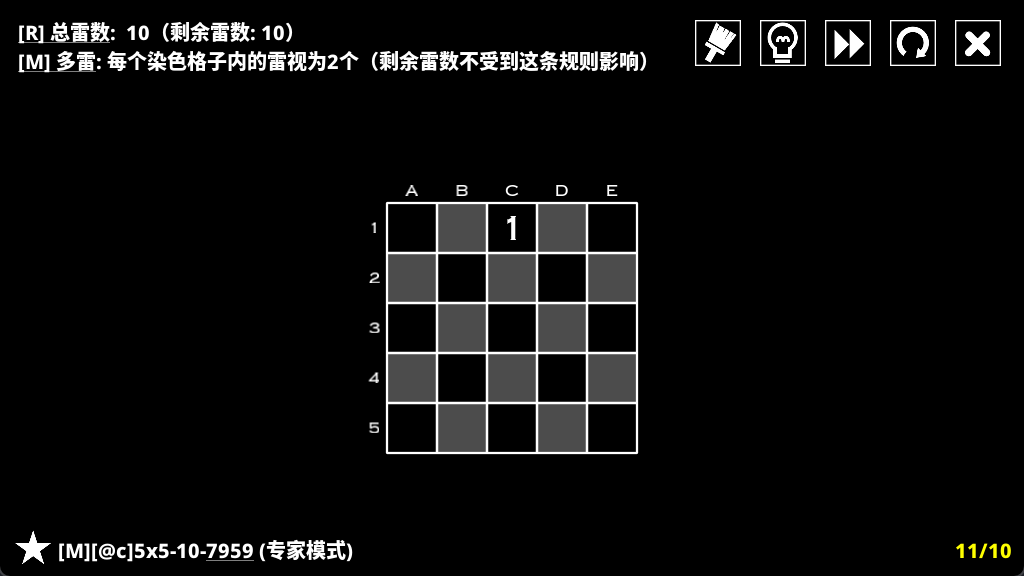
#> input picture img/5x5.png, 1024 x 576 px
$ python -i utils.py   (imports and definitions only)
#> lines starting #> are read from the running program, lines starting #| are printed output that depends on the picture; after the words box and inside, x2 and y2 are one past the last pixel; in counts of white or black regions, pixels touching at a corner belong together
#> further down, picture is the input picture: shape (576, 1024, 3); mean B, G, R 13.1, 13.3, 13.3
from collections import defaultdict
import cv2
import logging
from PyQt5.QtWidgets import (
    QApplication,
    QMainWindow,
    QWidget,
    QFileDialog,
    QListWidget,
    QHBoxLayout,
    QSizePolicy,
    QSplitter,
    QAction,
    QLabel,
    QMenuBar,
    QSplitterHandle,
)

# 配置日志记录器
# [5 lines not run here, left out]


class MySplitterHandle(QSplitterHandle):
    def __init__(self, orientation, splitter):
        super(MySplitterHandle, self).__init__(orientation, splitter)

    def mouseMoveEvent(self, event):
        pass

    def mousePressEvent(self, event):
        pass


class MySplitter(QSplitter):
    def __init__(self, orientation):
        super(MySplitter, self).__init__(orientation)

    def createHandle(self):
        return MySplitterHandle(self.orientation(), self)


def logprint(message, level="info"):
    """
    打印日志信息
    :param message: 日志信息内容
    :param level: 日志级别 ("debug", "info", "warning", "error", "critical")
    """
    if level.lower() == "debug":
        logging.debug(message)
    elif level.lower() == "info":
        logging.info(message)
    elif level.lower() == "warning":
        logging.warning(message)
    elif level.lower() == "error":
        logging.error(message)
    elif level.lower() == "critical":
        logging.critical(message)
    else:
        logging.info(message)


def argmax(dic):
    return max(dic, key=dic.get)


def find_grids(binary_image):
    # 查找轮廓
    contours, _ = cv2.findContours(binary_image, cv2.RETR_TREE, cv2.CHAIN_APPROX_SIMPLE)

    # 初始化存储两个最大正方形的面积和轮廓
    max_areas = [0, 0]
    largest_square_contours = [None, None]

    for contour in contours:
        # 计算轮廓的周长
        perimeter = cv2.arcLength(contour, True)
        # 将轮廓近似为多边形
        approx_polygon = cv2.approxPolyDP(contour, 0.04 * perimeter, True)

        # 检查多边形是否有4个顶点（是否为正方形或矩形）
        if len(approx_polygon) == 4:
            # 获取边界矩形的位置和大小
            x, y, w, h = cv2.boundingRect(contour)
            # 排除位于图像边缘的轮廓
            if (
                x < 10
                or y < 10
                or x + w > binary_image.shape[1] - 10
                or y + h > binary_image.shape[0] - 10
            ):
                continue

            area = w * h
            # 更新最大正方形
            if area > max_areas[0]:
                max_areas[1] = max_areas[0]
                largest_square_contours[1] = largest_square_contours[0]
                max_areas[0] = area
                largest_square_contours[0] = approx_polygon
            elif area > max_areas[1]:
                max_areas[1] = area
                largest_square_contours[1] = approx_polygon

    # 如果只找到一个正方形，或者两者大小差别太大，则删除第二个空元素
    if largest_square_contours[1] is None or max_areas[1] < 0.1 * max_areas[0]:
        largest_square_contours.pop()

    # 计算每个正方形的边界框
    large_square_positions = [
        cv2.boundingRect(contour) for contour in largest_square_contours
    ]

    # 确保左侧的网格为1号网格，根据x坐标进行排序
    large_square_positions.sort(key=lambda pos: pos[0])

    # 如果两个正方形的区域有重叠，则删除第二个正方形
    if len(large_square_positions) > 1:
        x1, y1, w1, h1 = large_square_positions[0]
        x2, y2, w2, h2 = large_square_positions[1]
        if x2 < x1 + w1:
            largest_square_contours.pop()
            large_square_positions.pop()

    # [8 lines of commented-out code are left out]
    return large_square_positions


def estimate_n(large_square_position, contours, image_shape):
    # 解压大正方形的位置和大小
    x, y, w, h = large_square_position
    # 调整大正方形的位置和大小以避开边缘
    large_square_position = (x + 1, y + 1, w - 2, h - 2)

    # 收集所有内部正方形区域的面积
    square_areas = []
    for contour in contours:
        # 计算轮廓的周长
        perimeter = cv2.arcLength(contour, True)
        # 将轮廓近似为多边形
        approx_polygon = cv2.approxPolyDP(contour, 0.04 * perimeter, True)

        # 检查多边形是否有4个顶点（是否为正方形或矩形）
        if len(approx_polygon) == 4:
            # 获取边界矩形的位置和大小
            x, y, w, h = cv2.boundingRect(contour)

            # 检查这个矩形是否在大正方形内部
            if (
                large_square_position[0] < x
                and large_square_position[1] < y
                and large_square_position[0] + large_square_position[2] > x + w
                and large_square_position[1] + large_square_position[3] > y + h
            ):
                area = w * h
                # 过滤掉面积小于100的区域
                if area < 100:
                    continue
                # 添加符合条件的正方形区域面积到列表
                square_areas.append(area)

    # 初始化测试不同网格大小的得分
    test_n_scores = defaultdict(int)
    # 计算大正方形的面积
    large_square_area = large_square_position[2] * large_square_position[3]

    # 遍历可能的网格大小
    for n in range(3, 9):
        # 计算每个小正方形的平均面积
        mean_area = large_square_area / (n**2)
        score = 0
        # 计算当前网格大小的得分
        for area in square_areas:
            score -= abs(area - mean_area) / (area + mean_area)
        # 存储当前网格大小的得分
        test_n_scores[n] = score

    # 选择得分最高的网格大小作为估计值
    estimated_n = max(test_n_scores, key=test_n_scores.get)

    # 返回估计的网格大小和得分
    return estimated_n, test_n_scores


def detect_squares(image, DEBUG=False):
    # DEBUG = True
    """目前只支持预设配色1与粉白配色,参见img/pink_white.png与img/set1.png"""
#> called with DEBUG = False

    # 转换为灰度图像
    gray_image = cv2.cvtColor(image, cv2.COLOR_BGR2GRAY)

    avg_gray = gray_image.mean()
#> avg_gray = 13.27
    logprint(f"平均灰度值: {avg_gray}", "debug")

    if avg_gray < 100:
        # 黑底
        _, binary_image = cv2.threshold(
            gray_image, 0, 255, cv2.THRESH_BINARY_INV | cv2.THRESH_OTSU
        )
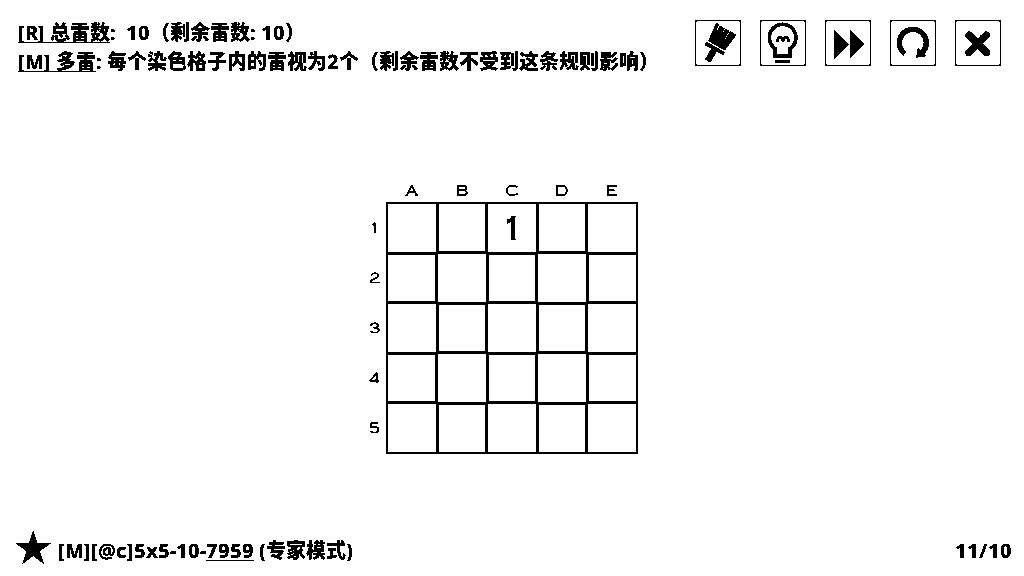
#> binary_image: shape (576, 1024); 96% white; 113 black regions (10 under 20 px)
    else:
        # 白底
        _, binary_image = cv2.threshold(
            gray_image, 0, 255, cv2.THRESH_BINARY | cv2.THRESH_OTSU
        )

    large_square_positions = find_grids(binary_image)
#> in find_grids, `contours, _ = cv2.findContours(binary_image, cv2.RETR_TREE, cv2.CHAIN_..`: contours = 258 contours, 111 with area under 20; largest, box (x1, y1, x2, y2) and area: (0, 0, 1024, 576) 588225, (385, 201, 639, 455) 64007, (588, 404, 636, 452) 2209, (488, 404, 536, 452) 2209, (388, 404, 436, 452) 2209
#> the loop in find_grids, `for contour in contours:` made 258 passes
#> (perimeter, approx_polygon, x, y, w, h, area) on passes 12, 28, 31, 32, 34, 54, 55, 56: (39.8, [[986, 543], [983, 556], [979, 558], [982, 546]], 978, 543, 10, 16, 160), (47.9, [[127, 543], [132, 544], [131, 561], [126, 560]], 126, 543, 7, 19, 133), (48.49, [[92, 543], [97, 544], [96, 561], [91, 560]], 91, 543, 7, 19, 133), (47.9, [[84, 543], [89, 544], [88, 561], [83, 560]], 83, 543, 7, 19, 133), (48.49, [[59, 543], [64, 544], [63, 561], [58, 560]], 58, 543, 7, 19, 133), (1009.7, [[385, 202], [637, 201], [638, 453], [386, 454]], 385, 201, 254, 254, 64516), (182, [[539, 405], [539, 451], [584, 451], [584, 405]], 539, 405, 46, 47, 2162), (182, [[439, 405], [439, 451], [484, 451], [484, 405]], 439, 405, 46, 47, 2162)
#> (perimeter, x, y, w, h, area) on passes 61 to 66: (180, 489, 355, 46, 46, 2116), (182, 388, 355, 47, 46, 2162), (188, 538, 354, 48, 48, 2304), (188, 438, 354, 48, 48, 2304), (180, 539, 305, 46, 46, 2116), (180, 439, 305, 46, 46, 2116)
#> after the loop in find_grids, `for contour in contours:`: largest_square_contours = 2 contours; box (x1, y1, x2, y2) and area: (385, 201, 639, 455) 63505, (588, 404, 636, 452) 2209; max_areas = [64516, 2304]
#> in find_grids, `large_square_positions = [ cv2.boundingRect(contour) for contour in la..`: large_square_positions = [(385, 201, 254, 254)]
#> large_square_positions = [(385, 201, 254, 254)]
    contours, _ = cv2.findContours(binary_image, cv2.RETR_TREE, cv2.CHAIN_APPROX_SIMPLE)

    n_list = []
    scores_list = []
    for pos in large_square_positions:
        n, scores = estimate_n(pos, contours, binary_image.shape)
        n_list.append(n)
        scores_list.append(scores)
#> this loop made 1 pass
#> (large_square_position in estimate_n, large_square_area in estimate_n, estimated_n in estimate_n, n) on pass 1: ((386, 202, 252, 252), 63504, 5, 5)
#> after the loop, n_list = [5]; scores_list = 1 item

    if __name__ == "__main__" or DEBUG == True:
        # 显示图像
        cv2.imshow("gray_image", gray_image)
        cv2.imshow("binary_image", binary_image)
        for pos in large_square_positions:
            x, y, w, h = pos
            cv2.rectangle(image, (x, y), (x + w, y + h), 200, 10)

        cv2.imshow("Detected Squares", image)
        print("Large Square Position:", large_square_positions)
        print("Estimated n:", n_list)
        print("n scores:", scores_list)

        cv2.waitKey(0)
        cv2.destroyAllWindows()

    return large_square_positions, n_list, scores_list


# [51 lines not run here, left out]

>>> import cv2
>>> picture = cv2.imread('../img/5x5.png')
>>> result = detect_squares(picture)

$ run again, on img/5x52.png
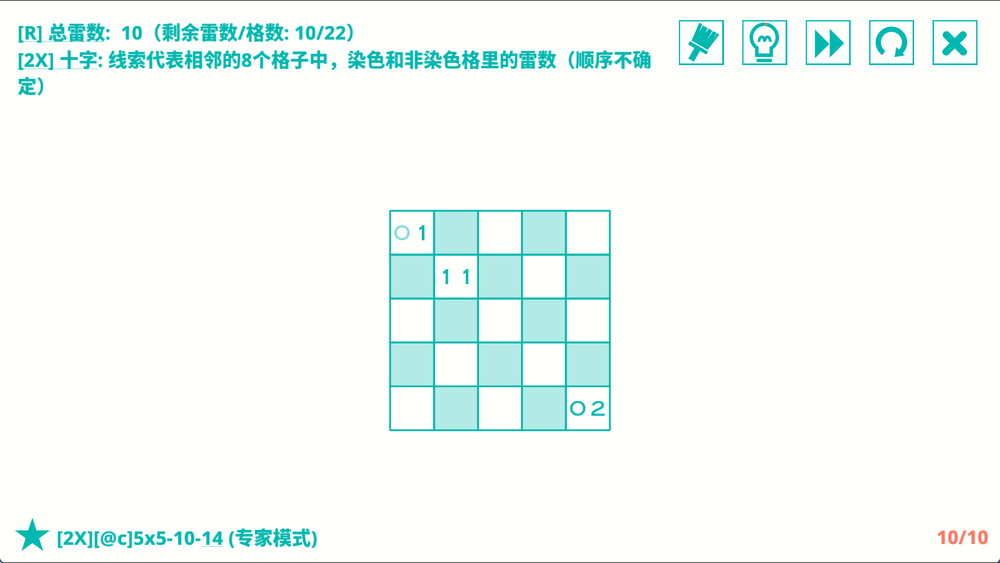
#> input picture img/5x52.png, 1000 x 563 px, shrunk from 1735 x 977 before the run
#> picture is the input picture: shape (563, 1000, 3); mean B, G, R 247.9, 251.1, 242.8
#> in detect_squares, `gray_image = cv2.cvtColor(image, cv2.COLOR_BGR2GRAY)`:
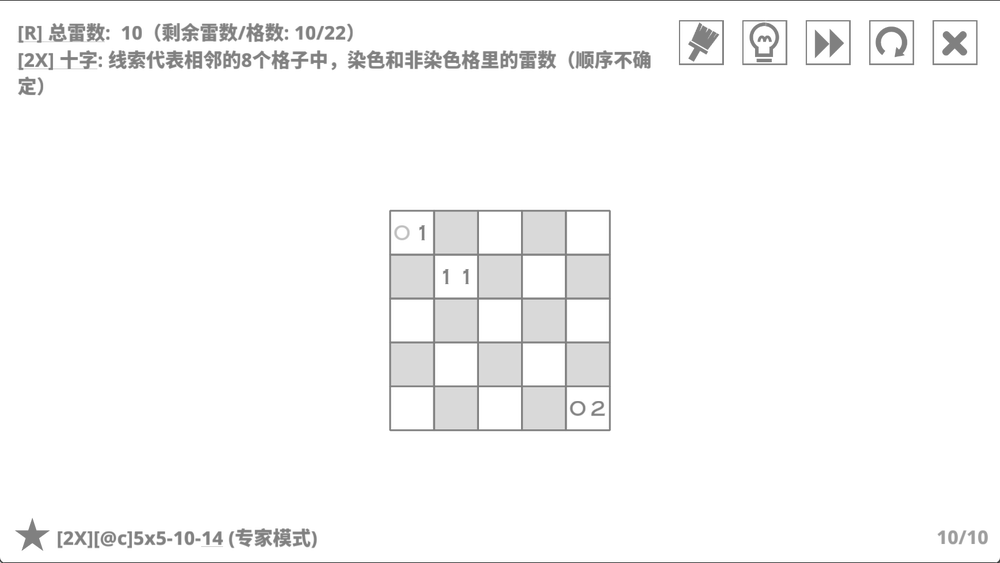
#> gray_image: shape (563, 1000); min 60, max 255, mean 248.5
#> avg_gray = 248.5
#> in detect_squares, `_, binary_image = cv2.threshold( gray_image, 0, 255, cv2.THRESH_BINARY..`:
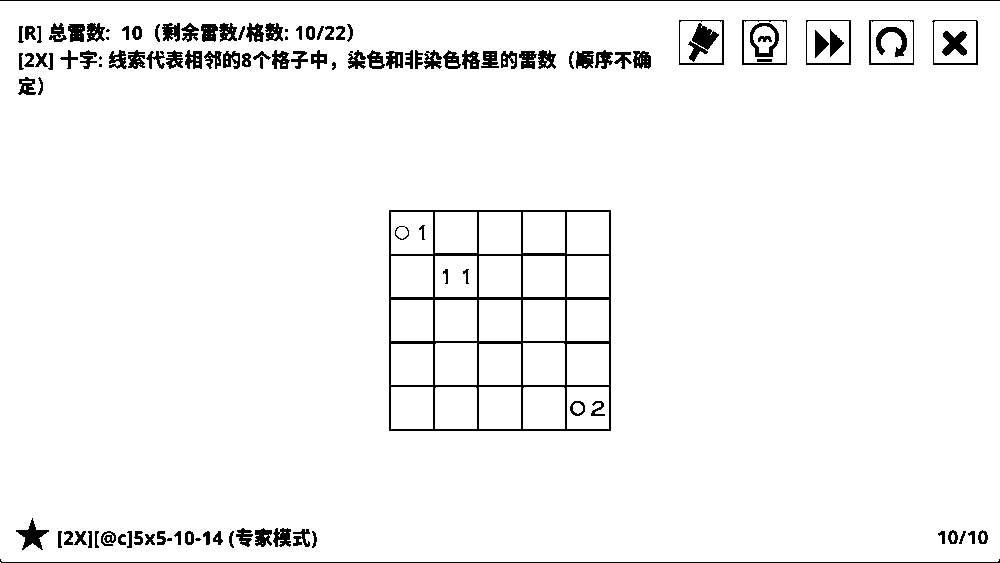
#> binary_image: shape (563, 1000); 95.9% white; 117 black regions (8 under 20 px)
#> in find_grids, `contours, _ = cv2.findContours(binary_image, cv2.RETR_TREE, cv2.CHAIN_..`: contours = 285 contours, 141 with area under 20; largest, box (x1, y1, x2, y2) and area: (0, 1, 1000, 562) 559434, (388, 209, 612, 432) 49504, (868, 19, 915, 66) 2114, (805, 19, 852, 66) 2114, (741, 19, 788, 66) 2114
#> the loop in find_grids, `for contour in contours:` made 285 passes
#> (perimeter, approx_polygon, x, y, w, h, area) on passes 8, 16, 20, 24, 27: (36.97, [[965, 530], [962, 543], [959, 544], [962, 531]], 958, 530, 9, 15, 135), (18, [[188, 534], [188, 541], [190, 541], [190, 534]], 188, 534, 3, 8, 24), (47.9, [[128, 530], [132, 531], [131, 548], [126, 547]], 126, 530, 7, 19, 133), (45.31, [[88, 530], [92, 531], [91, 548], [87, 547]], 87, 530, 6, 19, 114), (44.49, [[58, 530], [62, 531], [61, 548], [57, 547]], 57, 530, 6, 19, 114)
#> after the loop in find_grids, `for contour in contours:`: largest_square_contours = 2 contours; box (x1, y1, x2, y2) and area: (388, 209, 612, 432) 49063, (931, 19, 979, 66) 2006; max_areas = [49952, 2256]
#> in find_grids, `large_square_positions = [ cv2.boundingRect(contour) for contour in la..`: large_square_positions = [(388, 209, 224, 223)]
#> the loop in detect_squares, `for pos in large_square_positions:` made 1 pass
#> n on pass 1: 5
#> after the loop in detect_squares, `for pos in large_square_positions:`: n_list = [5]; scores_list = 1 item

$ run again, on img/7x7.png
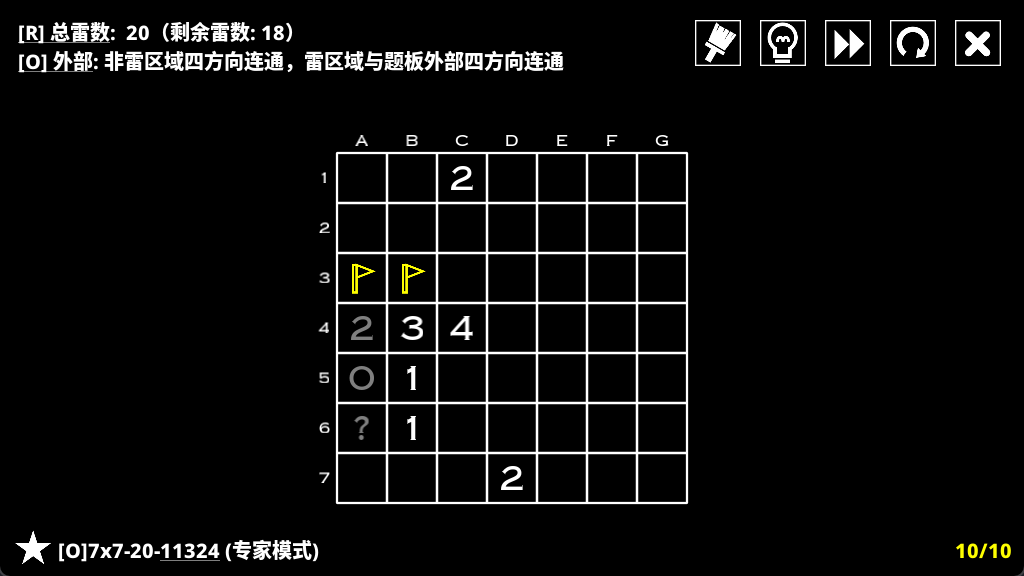
#> input picture img/7x7.png, 1024 x 576 px
#> picture is the input picture: shape (576, 1024, 3); mean B, G, R 12.6, 12.9, 12.9
#> avg_gray = 12.88
#> in detect_squares, `_, binary_image = cv2.threshold( gray_image, 0, 255, cv2.THRESH_BINARY..`:
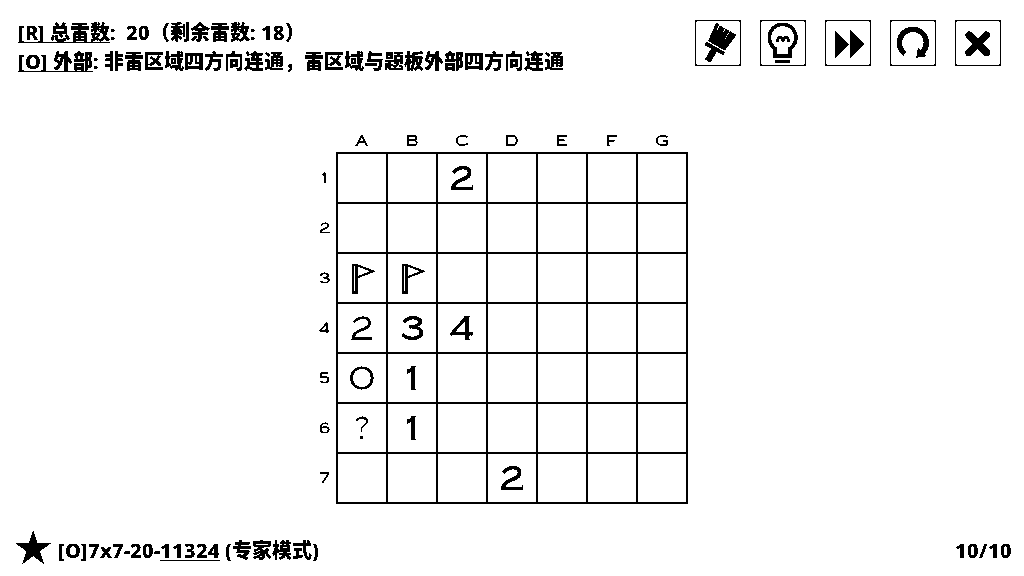
#> binary_image: shape (576, 1024); 95.3% white; 122 black regions (12 under 20 px)
#> in find_grids, `contours, _ = cv2.findContours(binary_image, cv2.RETR_TREE, cv2.CHAIN_..`: contours = 295 contours, 111 with area under 20; largest, box (x1, y1, x2, y2) and area: (0, 0, 1024, 576) 588225, (335, 151, 689, 505) 124607, (638, 454, 686, 502) 2209, (588, 454, 636, 502) 2209, (538, 454, 586, 502) 2209
#> the loop in find_grids, `for contour in contours:` made 295 passes
#> (perimeter, approx_polygon, x, y, w, h, area) on passes 11, 17, 28, 31, 51: (39.8, [[986, 543], [983, 556], [979, 558], [982, 546]], 978, 543, 10, 16, 160), (46.38, [[214, 543], [218, 544], [217, 558], [207, 554]], 207, 543, 13, 16, 208), (47.9, [[81, 543], [86, 544], [85, 561], [80, 560]], 80, 543, 7, 19, 133), (48.49, [[59, 543], [64, 544], [63, 561], [58, 560]], 58, 543, 7, 19, 133), (1409.7, [[335, 152], [687, 151], [688, 503], [336, 504]], 335, 151, 354, 354, 125316)
#> after the loop in find_grids, `for contour in contours:`: largest_square_contours = 2 contours; box (x1, y1, x2, y2) and area: (335, 151, 689, 505) 123905, (638, 454, 686, 502) 2209; max_areas = [125316, 2304]
#> in find_grids, `large_square_positions = [ cv2.boundingRect(contour) for contour in la..`: large_square_positions = [(335, 151, 354, 354)]
#> the loop in detect_squares, `for pos in large_square_positions:` made 1 pass
#> n on pass 1: 7
#> after the loop in detect_squares, `for pos in large_square_positions:`: n_list = [7]; scores_list = 1 item
